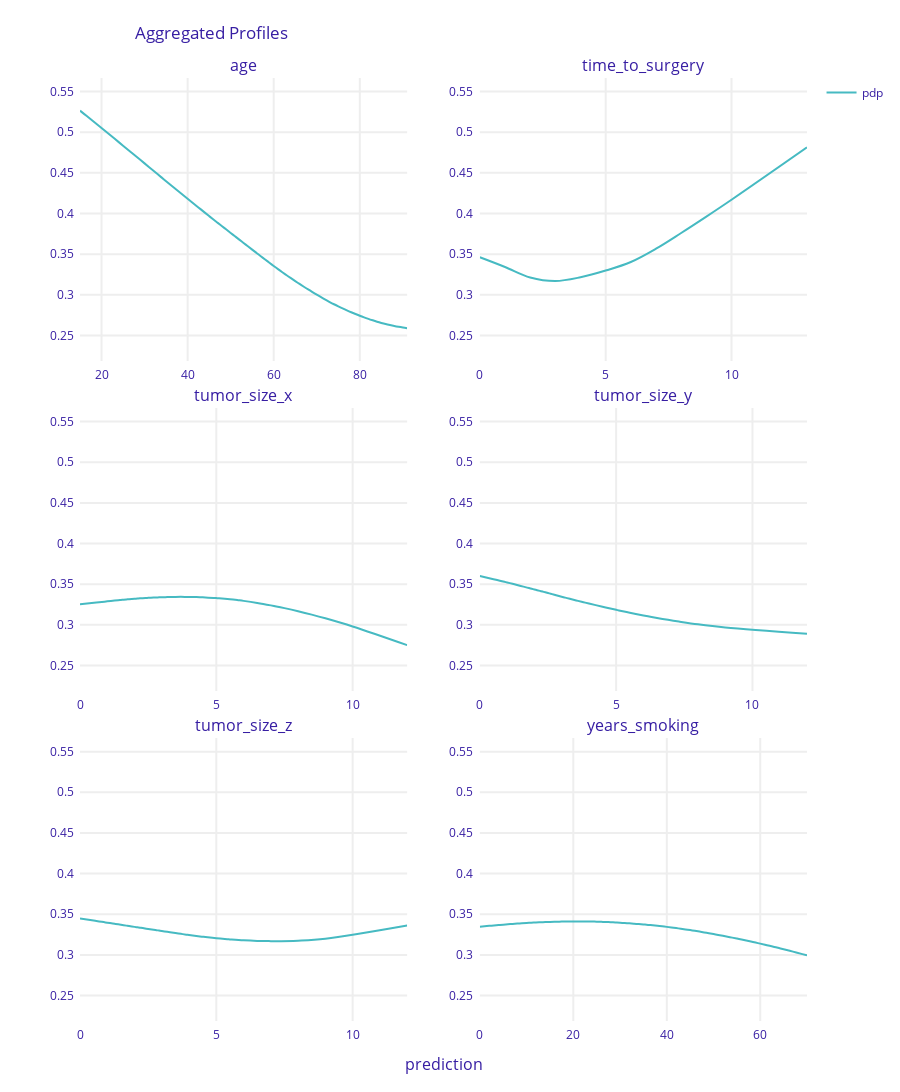

The code cell stored with this chart in its notebook:
### Code cell
def PartialDp():
    pdp_num = exp.model_profile(type = 'partial')
    pdp_num.result["_label_"] = 'pdp'
    pdp_num.plot()
    
PartialDp()
